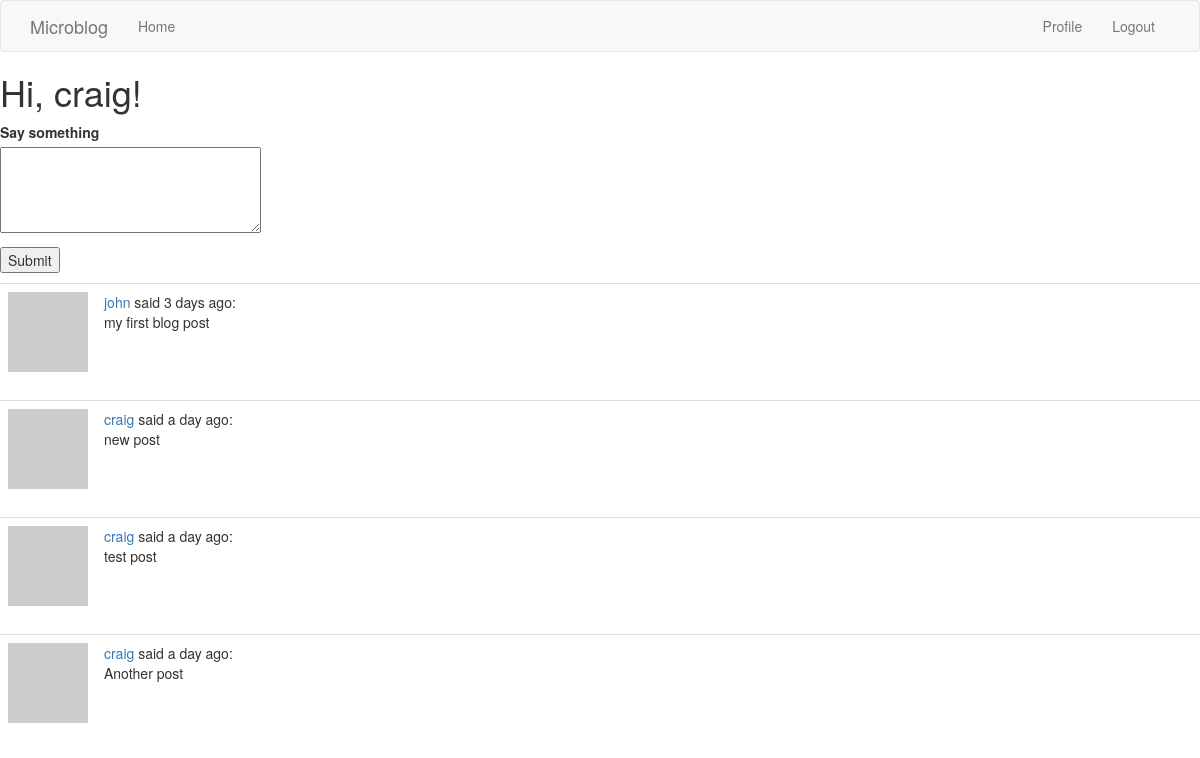
The page /index (signed in) on the database its author committed.
### app/models.py (models this page shows, shortened)
class User(UserMixin, db.Model):
    id = db.Column(db.Integer, primary_key=True)
    username = db.Column(db.String(64), index=True, unique=True)
    email = db.Column(db.String(120), index=True, unique=True)
    password_hash = db.Column(db.String(128))
    posts = db.relationship('Post', backref='author', lazy='dynamic')
    about_me = db.Column(db.String(140))
    last_seen = db.Column(db.DateTime, default=datetime.utcnow)
    def avatar(self, size):
        digest = md5(self.email.lower().encode('utf-8')).hexdigest()
        return 'https://www.gravatar.com/avatar/{}?d=identicon&s={}'.format(digest, size)

class Post(db.Model):
    id = db.Column(db.Integer, primary_key=True)
    body = db.Column(db.String(140))
    timestamp = db.Column(db.DateTime, index=True, default=datetime.utcnow)
    user_id = db.Column(db.Integer, db.ForeignKey('user.id'))

### app/routes.py (the view)
@app.route('/', methods=['GET', 'POST'])
@app.route('/index', methods=['GET', 'POST'])
@login_required
def index():
    form = PostForm()
    if form.validate_on_submit():
        post = Post(body=form.post.data, author=current_user)
        db.session.add(post)
        db.session.commit()
        flash('Your post is now live!')
        return redirect(url_for('index'))
    posts = Post.query.all()
    return render_template("index.html", title='Home Page', form=form, posts=posts)

### app/forms.py
class PostForm(FlaskForm):
    post = TextAreaField('Say something', validators=[DataRequired(), Length(min=1, max=140)])
    submit = SubmitField('Submit')

### app/models.py (called while the page is built)
@login.user_loader
def load_user(id):
    return User.query.get(int(id))

### app/routes.py (called while the page is built)
@app.before_request
def before_request():
    if current_user.is_authenticated:
        current_user.last_seen = datetime.utcnow()
        db.session.commit()

### app/templates/index.html (shortened to what this page needs)
{% extends "base.html" %}
{% block content %}
    <h1>Hi, {{ current_user.username }}!</h1>
    <form action="" method="post">
        <p>
            {{ form.post.label }}<br>
            {{ form.post(cols=32, rows=4) }}<br>
        </p>
        <p>{{ form.submit() }}</p>
    </form>
    {% for post in posts %}
        {% include "_post.html" %}
    {% endfor %}
{% endblock %}

### app/templates/base.html (shortened to what this page needs)
{% extends 'bootstrap/base.html' %}
{% block navbar %}
    <nav class="navbar navbar-default">
        <div class="container">
            <div class="navbar-header">
                <a class="navbar-brand" href="{{ url_for('index') }}">Microblog</a>
            </div>
            <div class="collapse navbar-collapse" id="bs-example-navbar-collapse-1">
                <ul class="nav navbar-nav">
                    <li><a href="{{ url_for('index') }}">Home</a></li>
                </ul>
                <ul class="nav navbar-nav navbar-right">
                    {% if current_user.is_anonymous %}
                    <li><a href="{{ url_for('login') }}">Login</a></li>
                    {% else %}
                    <li><a href="{{ url_for('user', username=current_user.username) }}">Profile</a></li>
                    <li><a href="{{ url_for('logout') }}">Logout</a></li>
                    {% endif %}
                </ul>
            </div>
        </div>
    </nav>
{% endblock %}

### app/templates/_post.html
<table class="table table-hover">
    <tr>
        <td width="70px">
            <a href="{{ url_for('user', username=post.author.username) }}">
                <img src="{{ post.author.avatar(70) }}" />
            </a>
        </td>
        <td>
            <a href="{{ url_for('user', username=post.author.username) }}">
                {{ post.author.username }}
            </a>
            said {{ moment(post.timestamp).fromNow() }}:
            <br>
            {{ post.body }}
        </td>
    </tr>
</table>

### rows shown on the page
User: username "craig"
Post: author.username "john", timestamp "3 days ago", body "my first blog post"
Post: author.username "craig", timestamp "a day ago", body "new post"
Post: author.username "craig", timestamp "a day ago", body "test post"
Post: author.username "craig", timestamp "a day ago", body "Another post"
